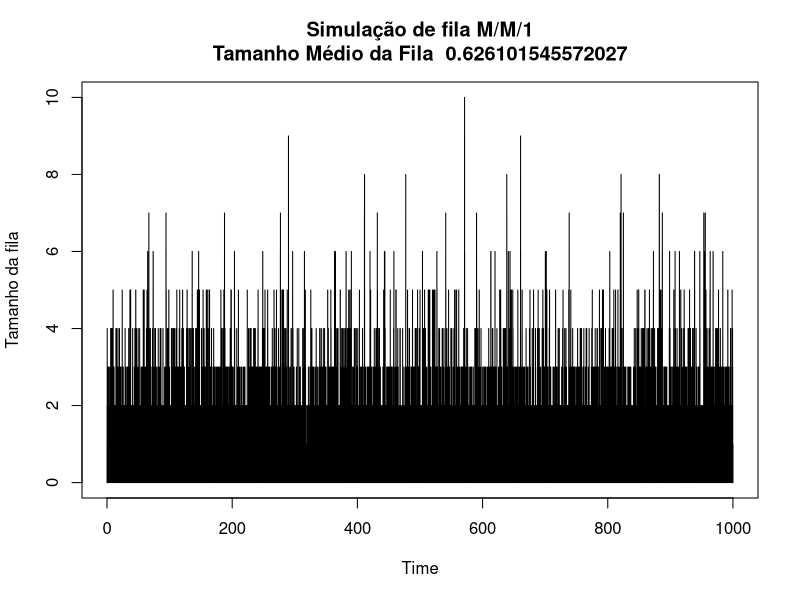

Recreate this plot in R.
# Simulação de fila M/M/1
lambda <- 20 #taxa de chegada
mu <- 50 #taxa de atendimento
tempo <- 1000 # tempo de simulação
t_0 <- 0 # instante inicial da simulação
fila <- 0 # fila inicialmente com tamanho zero
s <- 0 # soma acumulada para calcular o tamanho médio da fila

#Primeira chegada
t1 <- rexp(1, rate = lambda)
fila_atual <- 1
t_eventos <- t1
t_0 <- t1
n_eventos <- 1 #Número total de eventos ocorridos

while(t_0 < tempo){
  n_eventos <- n_eventos + 1
  if(fila_atual > 0){ # A fila está vazia?
    t1 <- rexp(1, rate = lambda + mu) # Tempo até o próximo evento
    #o evento é chegada ou partida?
    p <- runif(1)
    fila[n_eventos] <- fila_atual #quantos estavam na fila?
    fila_atual <- ifelse(p<lambda/(lambda + mu), 
                         fila_atual+1, # chegada
                         fila_atual-1) # partida
  }
  else{ # a fila esta vazia
    t1 <- rexp(1, rate = lambda)
    fila[n_eventos] <- fila_atual
    fila_atual <- 1
  }
  t_0 <- t_0 + t1
  t_eventos[n_eventos] <- t1
  s <- s+t1*fila[n_eventos]
}

plot(cumsum(t_eventos),fila,type="s", xlab="Time",ylab="Tamanho da fila",
     main=paste("Simulação de fila M/M/1\nTamanho Médio da Fila ",s/t_0))